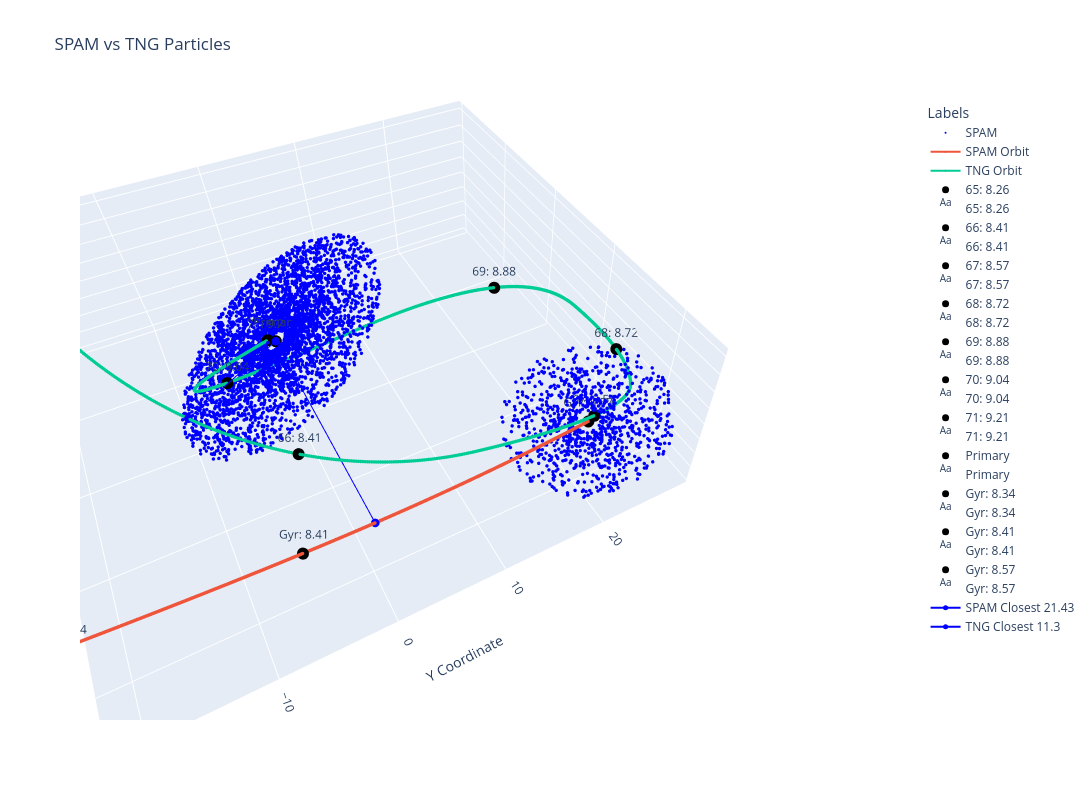

The cell this chart's notebook holds for it:
### Markdown cell above
### Let's plot some particles!

### Code cell
def plot_spam_pts( test_spam_ar, df_val=0.001 ):  # Plot particles

    ###### Perform SPAM simulation   #####

    spam_orbit_raw = sim.orbit_run_wrapper( test_spam_ar, dynamic_friction_lnl=df_val )
    spam_orbit_tng_pos = convert_distance_spam_to_tng(spam_orbit_raw[:,0:3])

    spam_ipts, spam_fpts = sim.basic_run_wrapper( test_spam_ar, 4000, 1000, dynamic_friction_lnl=df_val)
    spam_fpts = convert_distance_spam_to_tng(spam_fpts[:,0:3])

    print(f"SPAM Orbit: {spam_orbit_tng_pos.shape}")
    print(f"SPAM Pts: {spam_fpts.shape}")

    # Find point of closest approach to origin
    origin = np.zeros(3)
    dists = np.linalg.norm(spam_orbit_tng_pos - origin, axis=1)
    idx = np.argmin(dists)

    # create 2x3 vector of starting and stopping point between origiin and closest point
    spam_closest = np.vstack((origin, spam_orbit_tng_pos[idx]))
    
    #####   Grab TNG Data   #####

    # Narrow orbit paths to time of interest
    t_start = 10
    t_stop = -3
    ts = slice(t_start, t_stop)
    p_orbit = tng_data['orbit'][ts, 0:6]
    s_orbit = tng_data['orbit'][ts, 6:12]
    snaps = tng_data['orbit'][ts, 12]
    times = np.array([tf.snap_to_time(snap) for snap in snaps])

    # Create list of strings for snap + time
    snap_times = [f"{int(snaps[i])}: {times[i]:.2f}" for i in range(len(snaps))]

    # Convert to fixed frame
    s_orbit_fixed = convert_to_fixed_frame(p_orbit, s_orbit)

    # Create spline of fixes orbit 
    s_spline_pts_fixed = generate_quad_spline_points(times, s_orbit_fixed)

    # Find vector of closest point to origin along orbit 
    dists = np.linalg.norm(s_spline_pts_fixed[:500,0:3] - origin, axis=1)
    idx = np.argmin(dists)

    # create 2x3 vector of starting and stopping point
    tng_closest = np.vstack((origin, s_spline_pts_fixed[idx]))

    # define N pts for plotting
    n_pts = 4000
    # Get size of simulation points
    n = tng_data[1]['pts'].shape[0]
    # Choose n_pts random points
    idx = np.random.choice(n, n_pts, replace=False)
    tng_pts = tng_data[1]['pts'][idx,0:3]
    tng_pts = convert_pts_to_fixed_frame( p_orbit[2, 0:3], tng_pts)

    #####   MATCH TIMES BETWEEN SIMULATIONS   #####

    # Find index that matches current snapnum
    current_snapnum = 67
    idx = np.where( snaps == current_snapnum )[0][0]

    # Get snaps earlier than current snap
    snaps_i = np.where( snaps <= current_snapnum )[0]

    # Get times from SPAM orbit
    spam_times = spam_orbit_raw[:,-1]

    # Set final time as 0
    spam_times -= spam_times[-1]

    # Convert to TNG times
    spam_times = convert_time_spam_to_tng(spam_times)

    # Add TNG offset 
    spam_times += times[idx]

    # Get locations in spam_times that most closely matches times[snaps_i]
    spam_i = np.zeros(len(snaps_i), dtype=int)
    for i in range(len(snaps_i)):
        spam_i[i] = np.argmin( np.abs( spam_times - times[snaps_i[i]] ) )
    
    #####  Gather Data for PLOTTING   #####

    # Add scatter pts of interest
    pts_list = np.vstack( ( spam_fpts, tng_pts ) )

    # Create an array of strings of the same length
    spam_labels = np.array(['SPAM'] * len(spam_fpts))
    tng_labels = np.array(['TNG'] * len(tng_pts))
    pt_labels = np.hstack( (spam_labels, tng_labels) )

    # Add plots(lines) of interest
    plot_list = []
    plot_titles = []

    plot_list.append( spam_orbit_tng_pos )
    plot_titles.append( 'SPAM Orbit' )

    plot_list.append( s_spline_pts_fixed )
    plot_titles.append( 'TNG Orbit' )

    # Add Significant Points of interest

    # Add TNG snap points
    sig_pts = s_orbit_fixed[:,0:3]
    sig_labels = snap_times

    # Add primary galaxy as origin
    sig_pts = np.vstack( (sig_pts, np.zeros((1,3)) ) )
    sig_labels.append( 'Primary')

    # Add spam_i in orbit to significant points
    sig_pts = np.vstack( (sig_pts, spam_orbit_tng_pos[spam_i]) )
    sig_labels += ["Gyr: %.2f" % spam_times[i] for i in spam_i]

    # Add vectors of interest,  create n x 2 x 3 array
    vectors = np.array([ spam_closest, tng_closest ])
    vector_labels = ['SPAM Closest %.2f'%np.linalg.norm(spam_closest[1]), 'TNG Closest %.1f'%np.linalg.norm(tng_closest[1])]

    tf.interactive_3d_scatter_plot( 
        xyz_pts = spam_fpts, pt_labels = spam_labels, \
        plot_lines = plot_list, plot_labels = plot_titles, \
        sig_pts=sig_pts, sig_labels=sig_labels, \
        vector_list = vectors, vector_labels = vector_labels, \
        title='SPAM vs TNG Particles')

    # # Plot the fixed and moving secondary galaxy orbits
    # tf.xy_scatter_plot( \
    #     xy_pts = tng_pts, pt_labels = tng_labels, \
    #     plot_lines = plot_list, plot_labels = plot_titles, \
    #     sig_pts=sig_pts, sig_labels=sig_labels, \
    #     vector_list = vectors, vector_labels = vector_labels, \
    #     title='TNG Particles', figsize=(12,8))
    
    # # Plot the fixed and moving secondary galaxy orbits
    # tf.xy_scatter_plot( \
    #     xy_pts = spam_fpts, pt_labels = spam_labels, \
    #     plot_lines = plot_list, plot_labels = plot_titles, \
    #     sig_pts=sig_pts, sig_labels=sig_labels, \
    #     vector_list = vectors, vector_labels = vector_labels, \
    #     title='SPAM Particles', figsize=(12,8))

if buildEnv:

    # Grab target for particle data
    uidRaw = 67000000350284
    test_target = tng_targets[tng_targets['moi_SubhaloIDRaw'] == uidRaw].iloc[0]

    test_tng_ar2 = standardize_tng_parameters_v1( test_target )
    test_spam_ar2 = convert_units_tng_to_spam_v1( test_tng_ar2 )

    # test_spam_ar2[3:6] *= 2.5 # Increase vel
    test_spam_ar2[8] *= 2.2  # Increase radius of primary
    test_spam_ar2[6] *= 2.9  # Increase mass of primary
    test_spam_ar2[7] *= 2.2  # Increase mass of secondary
    # test_spam_ar2[]
    # print(test_spam_ar)

    # Using lnl that looked good to me above.
    lnl = 0.2

    plot_spam_pts( test_spam_ar2, lnl )

### Figure 1 — Plotly figure (JSON) as saved in the notebook; plotly's stock layout.template omitted (floating-point values rounded to 4 significant figures; data arrays with more than 128 entries replaced by an {"elided": "..."} marker saying what was removed)
{"data": [{"marker": {"color": "blue", "size": 2}, "mode": "markers", "name": "SPAM", "type": "scatter3d", "x": {"elided": "5001 float values"}, "y": {"elided": "5001 float values"}, "z": {"elided": "5001 float values"}}, {"line": {"width": 2}, "marker": {"size": 2}, "mode": "lines+markers", "name": "SPAM Orbit", "type": "scatter3d", "x": {"elided": "2664 float values"}, "y": {"elided": "2664 float values"}, "z": {"elided": "2664 float values"}}, {"line": {"width": 2}, "marker": {"size": 2}, "mode": "lines+markers", "name": "TNG Orbit", "type": "scatter3d", "x": {"elided": "1000 float values"}, "y": {"elided": "1000 float values"}, "z": {"elided": "1000 float values"}}, {"marker": {"color": "black", "size": 7}, "mode": "markers", "name": "65: 8.26", "type": "scatter3d", "x": [-19.25], "y": [-19.93], "z": [1.242]}, {"mode": "text", "name": "65: 8.26", "text": "65: 8.26", "textposition": "top center", "type": "scatter3d", "x": [-19.25], "y": [-19.93], "z": [1.242]}, {"marker": {"color": "black", "size": 7}, "mode": "markers", "name": "66: 8.41", "type": "scatter3d", "x": [13.82], "y": [-2.441], "z": [0.344]}, {"mode": "text", "name": "66: 8.41", "text": "66: 8.41", "textposition": "top center", "type": "scatter3d", "x": [13.82], "y": [-2.441], "z": [0.344]}, {"marker": {"color": "black", "size": 7}, "mode": "markers", "name": "67: 8.57", "type": "scatter3d", "x": [19.92], "y": [21.54], "z": [-2.01]}, {"mode": "text", "name": "67: 8.57", "text": "67: 8.57", "textposition": "top center", "type": "scatter3d", "x": [19.92], "y": [21.54], "z": [-2.01]}, {"marker": {"color": "black", "size": 7}, "mode": "markers", "name": "68: 8.72", "type": "scatter3d", "x": [14.92], "y": [27.13], "z": [-0.826]}, {"mode": "text", "name": "68: 8.72", "text": "68: 8.72", "textposition": "top center", "type": "scatter3d", "x": [14.92], "y": [27.13], "z": [-0.826]}, {"marker": {"color": "black", "size": 7}, "mode": "markers", "name": "69: 8.88", "type": "scatter3d", "x": [4.77], "y": [19.94], "z": [1.847]}, {"mode": "text", "name": "69: 8.88", "text": "69: 8.88", "textposition": "top center", "type": "scatter3d", "x": [4.77], "y": [19.94], "z": [1.847]}, {"marker": {"color": "black", "size": 7}, "mode": "markers", "name": "70: 9.04", "type": "scatter3d", "x": [1.511], "y": [-5.242], "z": [-1.491]}, {"mode": "text", "name": "70: 9.04", "text": "70: 9.04", "textposition": "top center", "type": "scatter3d", "x": [1.511], "y": [-5.242], "z": [-1.491]}, {"marker": {"color": "black", "size": 7}, "mode": "markers", "name": "71: 9.21", "type": "scatter3d", "x": [-0.994], "y": [-0.556], "z": [-0.449]}, {"mode": "text", "name": "71: 9.21", "text": "71: 9.21", "textposition": "top center", "type": "scatter3d", "x": [-0.994], "y": [-0.556], "z": [-0.449]}, {"marker": {"color": "black", "size": 7}, "mode": "markers", "name": "Primary", "type": "scatter3d", "x": [0], "y": [0], "z": [0]}, {"mode": "text", "name": "Primary", "text": "Primary", "textposition": "top center", "type": "scatter3d", "x": [0], "y": [0], "z": [0]}, {"marker": {"color": "black", "size": 7}, "mode": "markers", "name": "Gyr: 8.34", "type": "scatter3d", "x": [21.44], "y": [-21.18], "z": [-0.2956]}, {"mode": "text", "name": "Gyr: 8.34", "text": "Gyr: 8.34", "textposition": "top center", "type": "scatter3d", "x": [21.44], "y": [-21.18], "z": [-0.2956]}, {"marker": {"color": "black", "size": 7}, "mode": "markers", "name": "Gyr: 8.41", "type": "scatter3d", "x": [21.5], "y": [-5.023], "z": [-1.237]}, {"mode": "text", "name": "Gyr: 8.41", "text": "Gyr: 8.41", "textposition": "top center", "type": "scatter3d", "x": [21.5], "y": [-5.023], "z": [-1.237]}, {"marker": {"color": "black", "size": 7}, "mode": "markers", "name": "Gyr: 8.57", "type": "scatter3d", "x": [19.81], "y": [21.07], "z": [-2.63]}, {"mode": "text", "name": "Gyr: 8.57", "text": "Gyr: 8.57", "textposition": "top center", "type": "scatter3d", "x": [19.81], "y": [21.07], "z": [-2.63]}, {"line": {"color": "blue", "width": 2}, "marker": {"color": "blue", "size": 5}, "mode": "lines+markers", "name": "SPAM Closest 21.43", "type": "scatter3d", "x": [0, 21.36], "y": [0, 0.6753], "z": [0, -1.557]}, {"line": {"color": "blue", "width": 2}, "marker": {"color": "blue", "size": 5}, "mode": "lines+markers", "name": "TNG Closest 11.3", "type": "scatter3d", "x": [0, 6.515], "y": [0, -9.137], "z": [0, 0.8749]}], "layout": {"height": 800, "legend": {"title": {"text": "Labels"}}, "scene": {"aspectmode": "auto", "aspectratio": {"x": 1.328, "y": 1.508, "z": 0.4995}, "camera": {"center": {"x": 0.1362, "y": 0.4493, "z": -0.3126}, "eye": {"x": 1.478, "y": -0.2794, "z": 1.401}, "projection": {"type": "perspective"}, "up": {"x": 0, "y": 0, "z": 1}}, "xaxis": {"title": {"text": "X Coordinate"}, "type": "linear"}, "yaxis": {"title": {"text": "Y Coordinate"}, "type": "linear"}, "zaxis": {"title": {"text": "Z Coordinate"}, "type": "linear"}}, "title": {"text": "SPAM vs TNG Particles"}, "width": 1600}}
